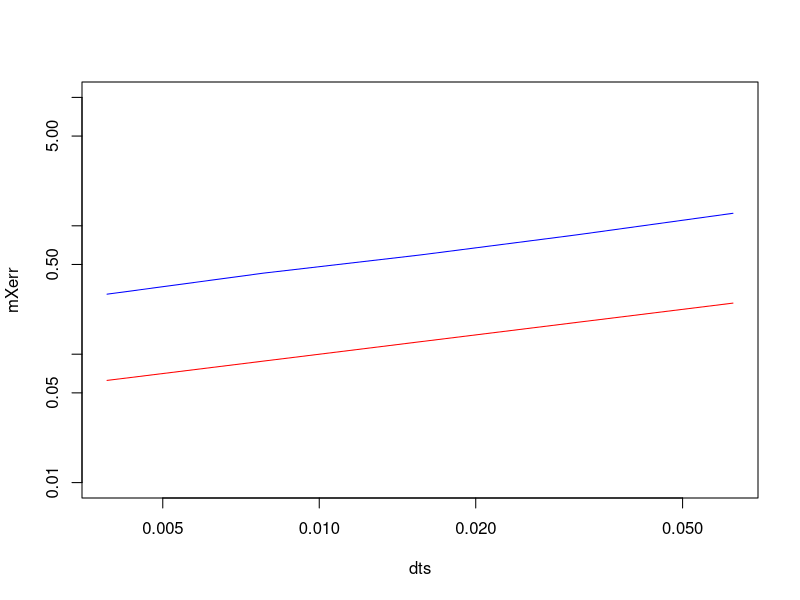

R code for this plot:
lamb  = 2
mu    = 1
Xzero = 1

T  = 1
N  = 2**9 # number of discrete time steps
dt = T/N
M  = 1000 # number of repetitions
P  = 5
Xerr = matrix(rep(0,M*P),ncol=P)

for(s in 1:M)
{
    dW = sqrt(dt)*rnorm(N)
    W  = cumsum(dW)
    
    # Analytic solution
    Xtrue = Xzero*exp((lamb-0.5*mu**2)*T+mu*W[length(W)])
    
    # Euler-Maruyama:
    for( p in 1:5 )
    {
        R=2**p
        L=N/R
        Dt=R*dt
        Xem=Xzero
        for( j in 1:floor(L))
        {
            Winc= sum(dW[(R*(j-1)+1):(R*j)])
            Xem = Xem + Dt*lamb*Xem + mu*Xem*Winc
        }
        Xerr[s,p]=abs(Xem-Xtrue)
    }
}

# Tirando a média do erro para cada p 
mXerr = colMeans(Xerr)

# Fazendo o gráfico
dts = c(dt*2**(1:5))
plot(dts,mXerr,type="l",col="blue",ylim=c(0.01,10),log="xy")
lines(dts,dts^(1/2),col="red")
